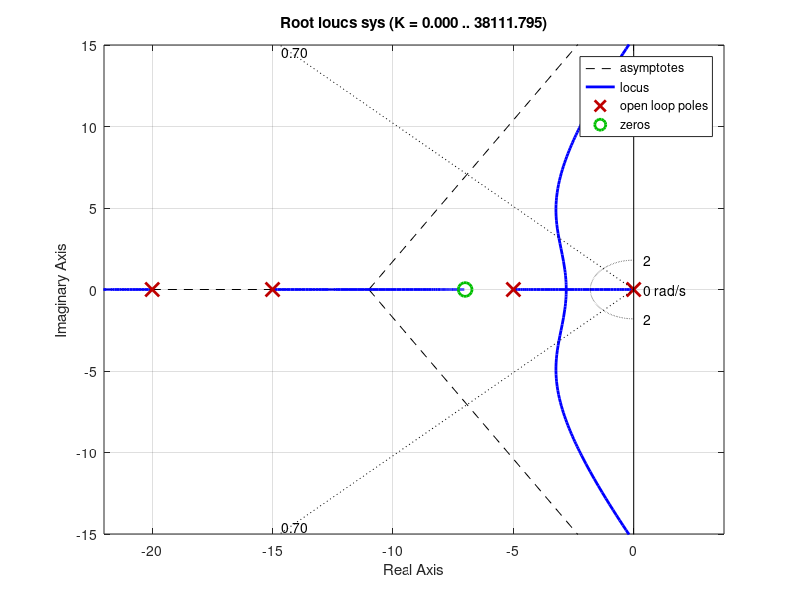

Source code (MATLAB): (Note: this script raises an error after producing the figure.)
s = tf('s');
sys = (s + 7)/(s*(s + 5)*(s + 15)*(s + 20));
rlocus(sys)
axis([-22 3 -15 15])

%we can use the command sgrid(Zeta,Wn) 
%to plot lines of constant damping ratio and natural frequency.

Zeta = 0.7;
Wn = 1.8;
sgrid(Zeta,Wn)
[k,poles] = rlocfind(sys)  % Find poles and zeros at specific locations

